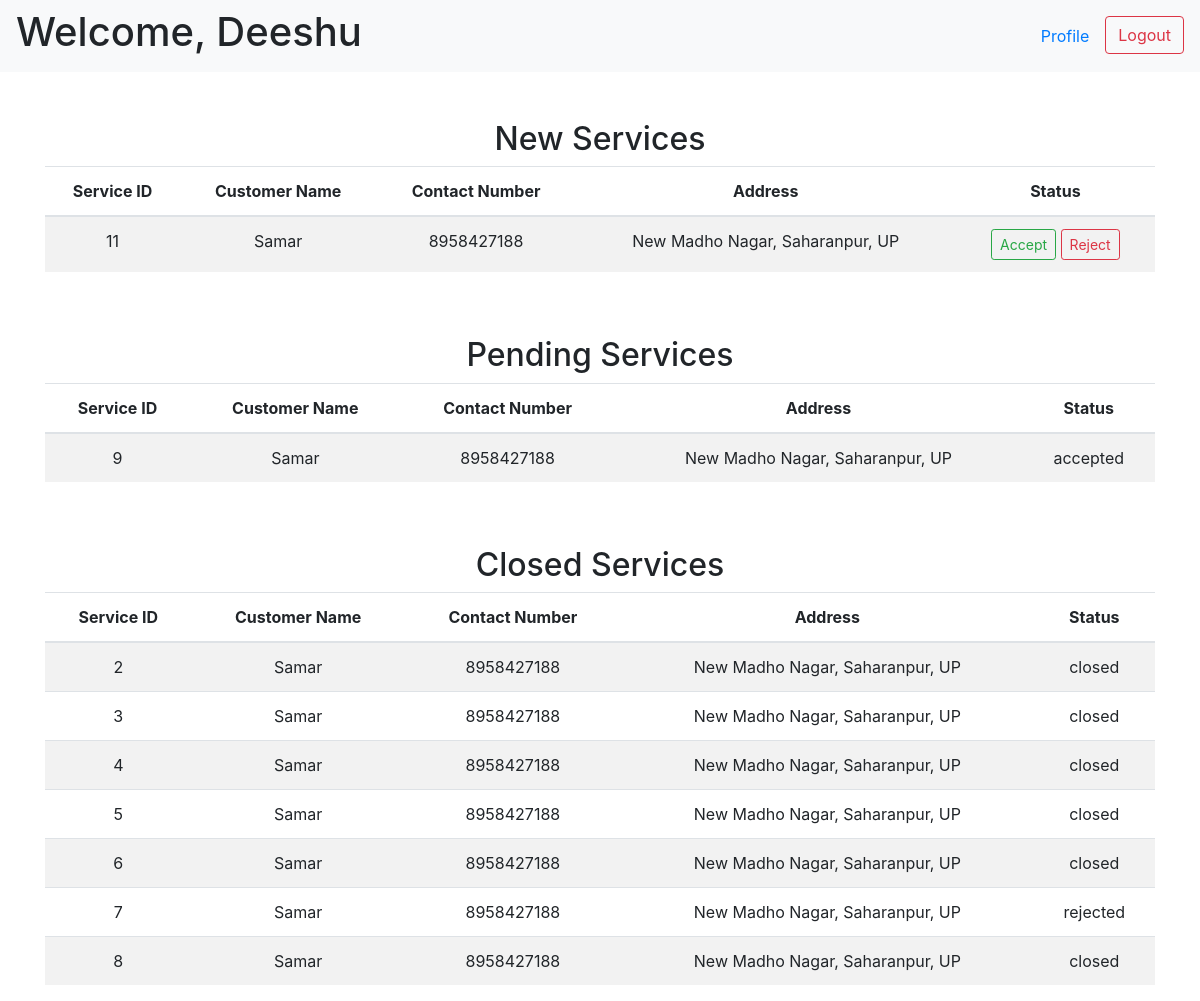
/professional (signed in), run on an earlier commit of the app's database.
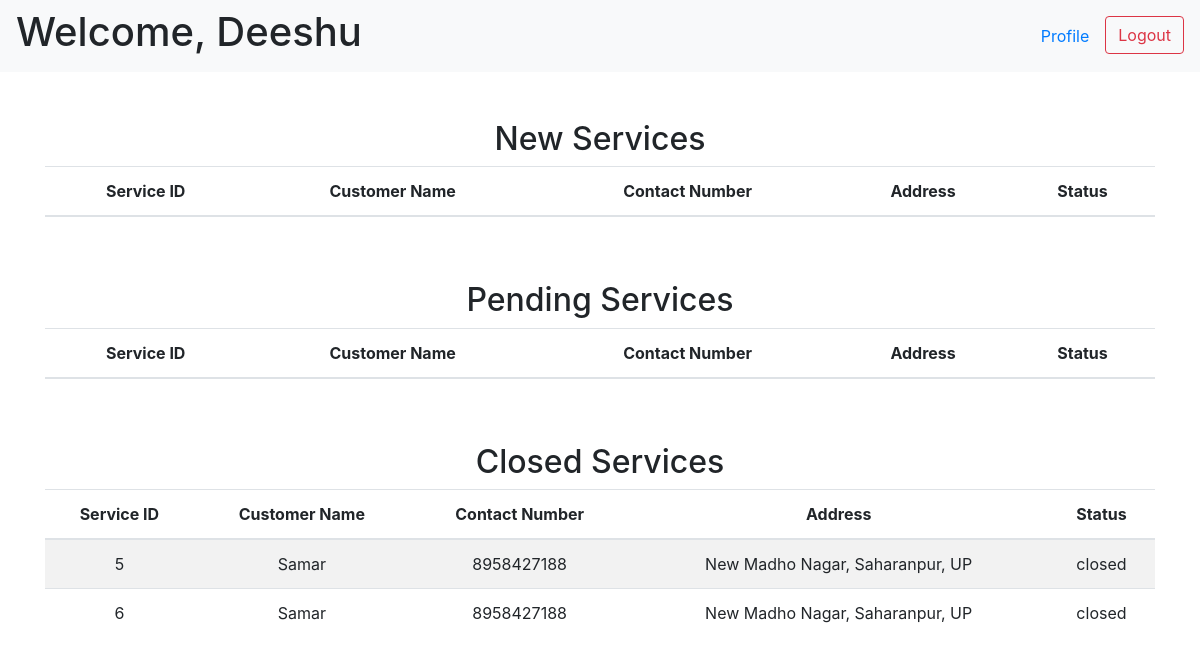
And on a later commit of the database.
### tables this page shows
CREATE TABLE "service_requests" (
    "id" INTEGER,
    "service_id" INTEGER NOT NULL,
    "customer_id" INTEGER NOT NULL,
    "professional_id" INTEGER NOT NULL,
    "date_of_request" DATETIME DEFAULT CURRENT_TIMESTAMP,
    "date_of_completion" DATETIME,
    "status" TEXT DEFAULT 'requested' CHECK("status" in ('requested', 'accepted', 'rejected', 'closed')),
    "rating" INTEGER,
    "remarks" TEXT,
    PRIMARY KEY("id"),
    FOREIGN KEY("service_id") REFERENCES "services"("id") ON DELETE CASCADE,
    FOREIGN KEY("customer_id") REFERENCES "customers"("id") ON DELETE CASCADE,
    FOREIGN KEY("professional_id") REFERENCES "professionals"("id") ON DELETE CASCADE
);

CREATE TABLE "customers" (
    "id" INTEGER,
    "fname" TEXT NOT NULL,
    "lname" TEXT,
    "address" TEXT,
    "pincode" INTEGER,
    "contact_number" TEXT NOT NULL UNIQUE,
    "email" TEXT NOT NULL UNIQUE,
    "password" TEXT NOT NULL,
    "status" TEXT CHECK("status" in ('active', 'block')) DEFAULT 'active',
    PRIMARY KEY("id")
);

### app.py (the view)
@app.route("/professional", methods=["GET", "POST"])
def professional_homepage(service_id=None):
    if request.method == "POST":
        helper.accept_reject_service(action=request.form.get('action'), service_id=request.form.get("service_id"))
        return redirect("/professional")
    if "username" in session and "password" in session:
        professional = helper.fetch_professional(email=session["username"],
                                                password=session["password"])
        if professional and professional['status'] == 'active':
            requests = helper.fetch_service_req(professional_id=professional['id'])
            return render_template("professional.html", professional=professional, requests=requests)
        elif professional and professional['status'] == None:
            flash("Your request to become a professional is pending!", 'pending')
            return redirect(url_for("login"))
        elif professional and professional['status'] == 'block':
            flash("You are currently blocked!", 'error')
            return redirect(url_for("login"))
        else:
            flash("Invalid credentials", 'error')
            return redirect(url_for("login"))
    else:
        flash("Invalid credentials", 'error')
        return redirect(url_for("login"))

### app.py (called while the page is built)
@app.after_request
def add_header(response):
    response.headers['Cache-Control'] = 'no-store, no-cache, must-revalidate, post-check=0, pre-check=0, max-age=0'
    response.headers['Pragma'] = 'no-cache'
    response.headers['Expires'] = '-1'
    return response

### helper.py (called while the page is built)
def get_db():
    connection = sqlite3.connect("database.db")
    connection.execute("PRAGMA foreign_keys = ON")
    connection.row_factory = sqlite3.Row
    return connection

def fetch_professional(email=None, password=None, id=None):
    with get_db() as connection:
        db = connection.cursor()
        if email and password:
            return db.execute("SELECT * FROM professionals WHERE email = ? AND password = ?",
                    (email, password)).fetchone()
        elif id:
            return db.execute("SELECT * FROM professionals WHERE id = ?",
                    (id,)).fetchone()

### templates/professional.html (shortened to what the changed rows need)
<!DOCTYPE html>
<html lang="en">
<head>
    <link rel="stylesheet" href="https://cdn.jsdelivr.net/npm/bootstrap@4.0.0/dist/css/bootstrap.min.css">
</head>
<body>
    <nav class="navbar navbar-expand-lg navbar-light bg-light">
        <h1>Welcome, {{ professional["fname"] }}</h1>
    </nav>
    <div class="container mt-5 text-center">
        <h2>New Services</h2>
        <div class="table-responsive">
            <table class="table table-striped">
                <thead>
                    <tr>
                        <th>Service ID</th>
                        <th>Customer Name</th>
                        <th>Contact Number</th>
                        <th>Address</th>
                        <th>Status</th>
                    </tr>
                </thead>
                <tbody>
                    {% for request in requests %}
                    {% if request['request_status'] == 'requested' %}
                    <tr>
                        <td>{{ request['id'] }}</td>
                        <td>{{ request['customer_fname'] + ' ' + request['customer_lname'] }}</td>
                        <td>{{ request['customer_number'] }}</td>
                        <td>{{ request['customer_address'] }}</td>
                        <td>
                            <form action="{{ url_for('professional_homepage') }}" method="post">
                                <button class="btn btn-outline-success btn-sm" type="submit" value="accepted"
                                    name="action">Accept</button>
                                <button class="btn btn-outline-danger btn-sm" type="submit" value="rejected"
                                    name="action">Reject</button>
                            </form>
                        </td>
                    </tr>
                    {% endif %}
                    {% endfor %}
                </tbody>
            </table>
        </div>
    </div>
    <div class="container mt-5 text-center">
        <h2>Pending Services</h2>
        <div class="table-responsive">
            <table class="table table-striped">
                <thead>
                    <tr>
                        <th>Service ID</th>
                        <th>Customer Name</th>
                        <th>Contact Number</th>
                        <th>Address</th>
                        <th>Status</th>
                    </tr>
                </thead>
                <tbody>
                    {% for request in requests %}
                    {% if request['request_status'] == 'accepted' %}
                    <tr>
                        <td>{{ request['id'] }}</td>
                        <td>{{ request['customer_fname'] + ' ' + request['customer_lname'] }}</td>
                        <td>{{ request['customer_number'] }}</td>
                        <td>{{ request['customer_address'] }}</td>
                        <td>{{ request['request_status'] }}</td>
                    </tr>
                    {% endif %}
                    {% endfor %}
                </tbody>
            </table>
        </div>
    </div>
    <div class="container mt-5 text-center">
        <h2>Closed Services</h2>
        <div class="table-responsive">
            <table class="table table-striped">
                <thead>
                    <tr>
                        <th>Service ID</th>
                        <th>Customer Name</th>
                        <th>Contact Number</th>
                        <th>Address</th>
                        <th>Status</th>
                    </tr>
                </thead>
                <tbody>
                    {% for request in requests %}
                    {% if request['request_status'] == 'closed' or request['request_status'] == 'rejected' %}
                    <tr>
                        <td>{{ request['id'] }}</td>
                        <td>{{ request['customer_fname'] + ' ' + request['customer_lname'] }}</td>
                        <td>{{ request['customer_number'] }}</td>
                        <td>{{ request['customer_address'] }}</td>
                        <td>{{ request['request_status'] }}</td>
                    </tr>
                    {% endif %}
                    {% endfor %}
                </tbody>
            </table>
        </div>
    </div>
</body>
</html>

What changed in the data, as far as the page shows it:
removed service_requests: id "11", lname "Samar", customer_number "8958427188", customer_address "New Madho Nagar, Saharanpur, UP", shown under "New Services"
removed service_requests: id "9", lname "Samar", customer_number "8958427188", customer_address "New Madho Nagar, Saharanpur, UP", request_status "accepted", shown under "Pending Services"
no longer on this page (row edited): service_requests: id "2", lname "Samar", customer_number "8958427188", customer_address "New Madho Nagar, Saharanpur, UP", request_status "closed", shown under "Closed Services"
no longer on this page (row edited): service_requests: id "3", lname "Samar", customer_number "8958427188", customer_address "New Madho Nagar, Saharanpur, UP", request_status "closed", shown under "Closed Services"
no longer on this page (row edited): service_requests: id "4", lname "Samar", customer_number "8958427188", customer_address "New Madho Nagar, Saharanpur, UP", request_status "closed", shown under "Closed Services"
removed service_requests: id "7", lname "Samar", customer_number "8958427188", customer_address "New Madho Nagar, Saharanpur, UP", request_status "rejected", shown under "Closed Services"
removed service_requests: id "8", lname "Samar", customer_number "8958427188", customer_address "New Madho Nagar, Saharanpur, UP", request_status "closed", shown under "Closed Services"
